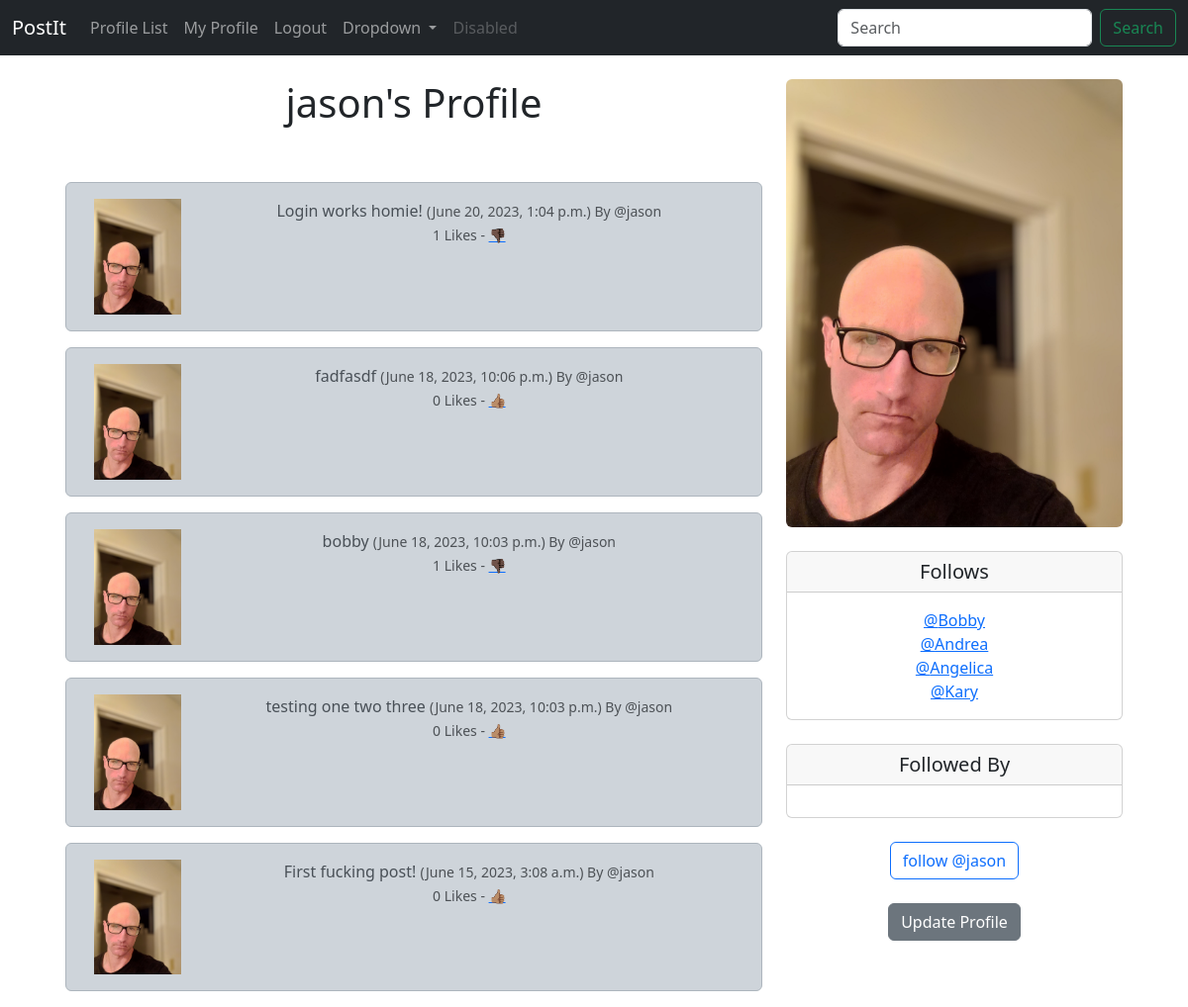
The page /profile/1 (signed in) on the database as committed earlier.
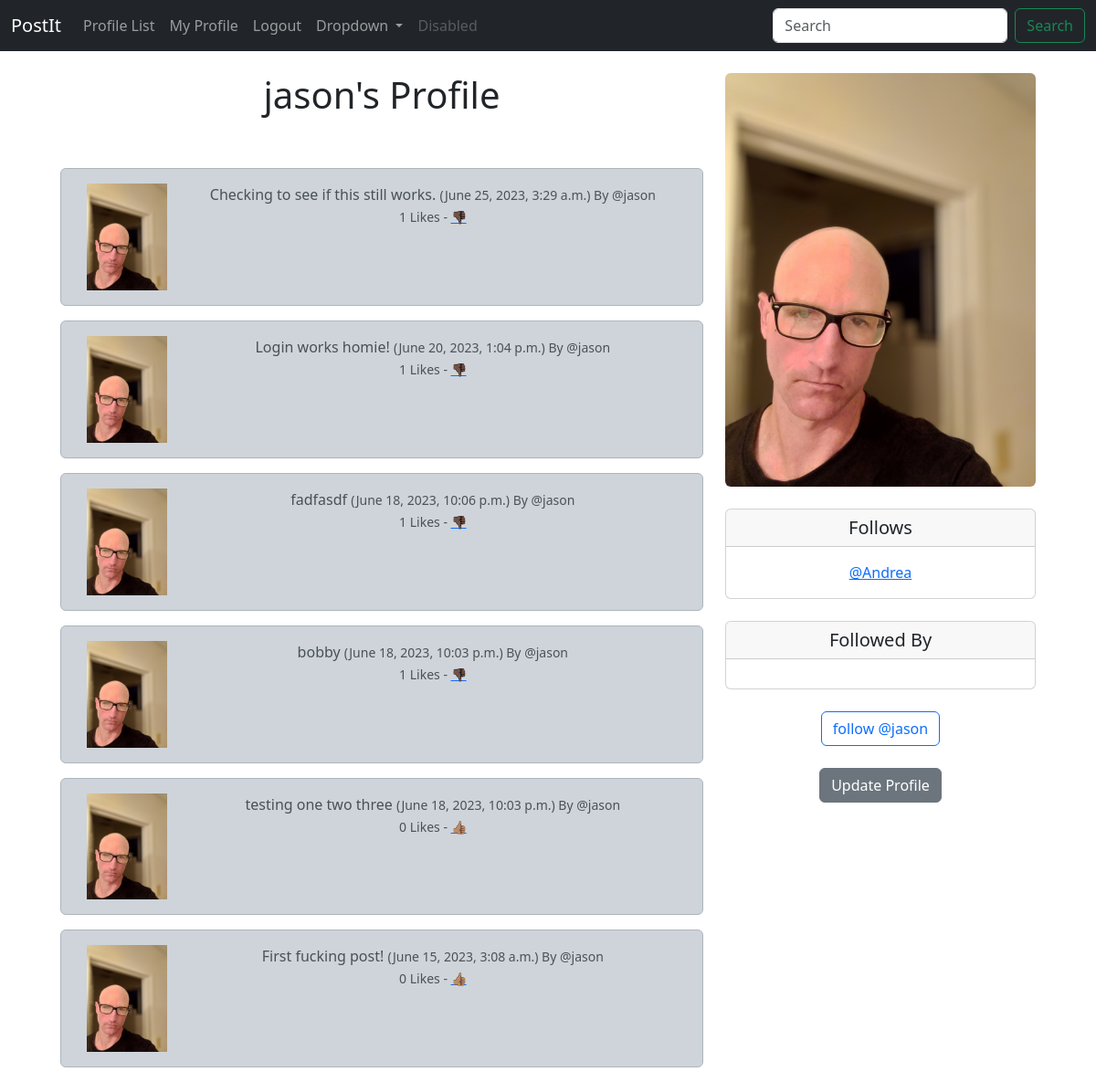
The same page on the database as committed later.
### postit/models.py (models this page shows, shortened)
class Profile(models.Model):
    user = models.OneToOneField(User, on_delete=models.CASCADE)
    follows = models.ManyToManyField(
        'self',
        related_name='followed_by',
        symmetrical=False,
        blank=True
    )
    date_modified = models.DateTimeField(User, auto_now=True)
    profile_image = models.ImageField(null=True, blank=True, upload_to='images/')

class Post(models.Model):
    user = models.ForeignKey(
        User, related_name='posts',
        on_delete=models.DO_NOTHING
    )
    body = models.CharField(max_length=200)
    created_at = models.DateTimeField(auto_now_add=True)
    likes = models.ManyToManyField(User, related_name='post_like', blank=True)
    def number_of_likes(self):
        return self.likes.count()

### postit/views.py (the view, shortened to what this page needs)
# urls.py: path('profile/<int:pk>', views.profile, name='profile'),
def profile(request, pk):
    if request.user.is_authenticated:
        profile = Profile.objects.get(user_id=pk)
        posts = Post.objects.filter(user_id=pk).order_by('-created_at')
        return render(request, 'profile.html', {'profile': profile, 'posts': posts})
    else:
        messages.success(request, 'You must be logged in to view this page!')
        return redirect('home')

### postit/templates/profile.html (shortened to what this page needs)
{% extends 'base.html' %}
{% load static %}
{% block content %}
{% if profile %}
<div class="container text-center">
    <div class="row">
        <div class="col-8">
            <h1>{{ profile.user.username }}'s Profile</h1><br/>
            <br/>
            {% if posts %}
            {% for post in posts %}
            <div class="alert alert-dark" role="alert">
                <div class="container">
                    <div class="row">
                        <div class="col-2">
                            {% if profile.profile_image %}
                            <img src="{{ profile.profile_image.url }}" width=100
                                 height=100 class="img-fluid"
                                 alt="{{ profile.user.username }}"/>
                            {% else %}
                            <img src="{% static 'images/profile.jpg' %}" width=100
                                 height=100 class="img-fluid"
                                 alt="{{ profile.user.username }}"/>
                            {% endif %}
                        </div>
                        <div class="col-10">
                            {{ post.body }}
                            <small class="text-muted">
                                ({{ post.created_at }}) By
                                @{{ post.user.username }}<br/>
                                {{ post.number_of_likes }} Likes -
                                {% if user in post.likes.all %}
                                <a href="{% url 'post_like' post.id %}">👎🏿</a>
                                {% else %}
                                <a href="{% url 'post_like' post.id %}">👍🏽</a>
                                {% endif %}
                            </small>
                        </div>
                    </div>
                </div>
            </div>
            {% endfor %}
            {% endif %}
        </div>
        <div class="col-4">
            {% if profile.profile_image %}
            <img class="img-fluid rounded" src="{{ profile.profile_image.url }}"
                 alt="profile image"/>
            {% endif %}
            <br/><br/>
            <div class="card">
                <h5 class="card-header">Follows</h5>
                <div class="card-body">
                    <p class="card-text">
                        {% for following in profile.follows.all %}
                        <a href="{% url 'profile' following.user.id %}">
                            @{{ following.user.username }}
                        </a><br/>
                        {% endfor %}
                    </p>
                </div>
            </div>
            <br/>
            <div class="card">
                <h5 class="card-header">Followed By</h5>
                <div class="card-body">
                </div>
            </div>
            <br/>
            <form method="POST">
                {% if profile in user.profile.follows.all %}
                <button class="btn btn-outline-danger" name="follow" value="unfollow"
                        type="submit">
                    Unfollow @{{ profile.user.username }}
                </button>
                {% else %}
                <button class="btn btn-outline-primary" name="follow" value="follow"
                        type="submit">
                    follow @{{ profile.user.username }}
                </button>
                {% endif %}
            </form>
            <br/>
            {% if request.user.id == profile.user.id %}
            <a href="{% url 'update' %}" class="btn btn-secondary">Update Profile</a>
            {% endif %}
        </div>
    </div>
</div>
{% endif %}
{% endblock %}

### postit/templates/base.html (shortened to what this page needs)
<!doctype html>
<html lang="en">
<head>
    <link href="https://cdn.jsdelivr.net/npm/bootstrap@5.3.0/dist/css/bootstrap.min.css" rel="stylesheet"
>
</head>
<body>
{% include 'navbar.html' %}
<div class="container">
    <br/>
    <div class="container">
        {% block content %}
        {% endblock %}
    </div>
</div>
</body>
</html>

### postit/templates/navbar.html (shortened to what this page needs)
<nav class="navbar navbar-expand-lg navbar-dark bg-dark">
    <div class="container-fluid">
        <a class="navbar-brand" href="{% url 'home' %}">PostIt</a>
        <div class="collapse navbar-collapse" id="navbarSupportedContent">
            <ul class="navbar-nav me-auto mb-2 mb-lg-0">
                <li class="nav-item">
                    <a class="nav-link" href="{% url 'profile_list' %}">Profile List</a>
                </li>
                {% if user.is_authenticated %}
                <li class="nav-item">
                    <a class="nav-link" href="{% url 'profile' request.user.id %}">My Profile</a>
                </li>
                <li class="nav-item">
                    <a class="nav-link" href="{% url 'logout' %}">Logout</a>
                </li>
                {% endif %}
                <li class="nav-item dropdown">
                    <a class="nav-link dropdown-toggle" href="#" role="button" data-bs-toggle="dropdown"
                       aria-expanded="false">
                        Dropdown
                    </a>
                </li>
                <li class="nav-item">
                    <a class="nav-link disabled">Disabled</a>
                </li>
            </ul>
            <form class="d-flex" role="search">
                <input class="form-control me-2" type="search" placeholder="Search" aria-label="Search">
                <button class="btn btn-outline-success" type="submit">Search</button>
            </form>
        </div>
    </div>
</nav>

Rows that differ between the two databases and show on the page:
removed Profile: user.username "Bobby"
removed Profile: user.username "Angelica"
removed Profile: user.username "Kary"
added Post: profile_image (picture), body "Checking to see if this still works.", created_at "June 25, 2023, 3:29 a.m.", user.username "jason", number_of_likes "1"
computed for Post "fadfasdf": number_of_likes "0" → "1"; text "👍🏽" → "👎🏿"
